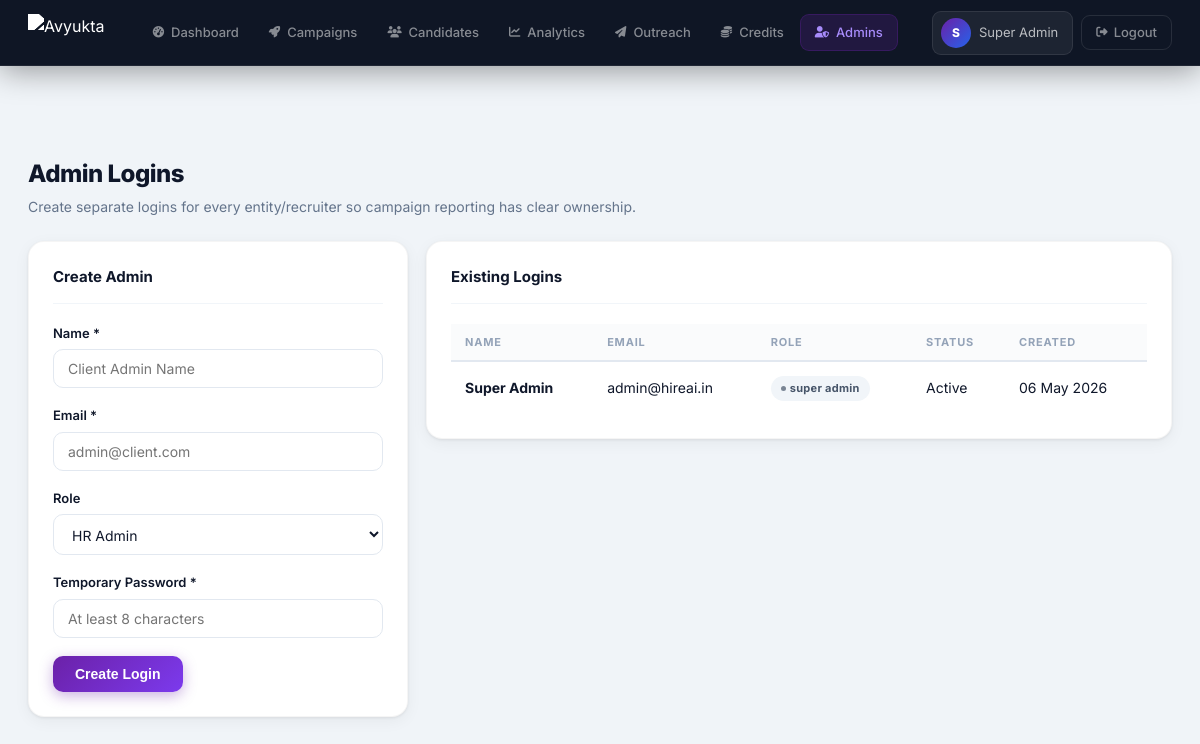
The app's page /admins.php (signed in) with its own data.
### tables this page shows
CREATE TABLE IF NOT EXISTS users (
    id INT AUTO_INCREMENT PRIMARY KEY,
    org_id INT,
    name VARCHAR(255) NOT NULL,
    email VARCHAR(255) UNIQUE NOT NULL,
    password_hash VARCHAR(255) NOT NULL,
    role ENUM('super_admin','hr','recruiter') DEFAULT 'hr',
    is_active TINYINT DEFAULT 1,
    created_at TIMESTAMP DEFAULT CURRENT_TIMESTAMP
);

### includes/functions.php (called while the page is built, shortened)
<?php
require_once __DIR__ . '/db.php';
function verify_jwt($token = null) {
    if (!$token) {
        $headers = getallheaders();
        $auth = $headers['Authorization'] ?? $headers['authorization'] ?? '';
        $token = str_replace('Bearer ', '', $auth);
    }
    if (!$token && isset($_SESSION['token'])) $token = $_SESSION['token'];
    $parts = explode('.', $token);
    [$h, $p, $s] = $parts;
    $expected = rtrim(strtr(base64_encode(hash_hmac('sha256', "$h.$p", JWT_SECRET, true)), '+/', '-_'), '=');
    $data = json_decode(base64_decode(strtr($p, '-_', '+/')), true);
    return $data;
}
function require_auth() {
    $user = verify_jwt();
    return $user;
}

### includes/auth_check.php (called while the page is built)
<?php
require_once __DIR__ . '/functions.php';
$user = require_auth();
if (empty($user['name'])) {
    $u = db_fetch_one("SELECT name, email FROM users WHERE id=?", [$user['user_id']], 'i');
    $user['name']  = $u['name']  ?? 'Admin';
    $user['email'] = $u['email'] ?? '';
}

### includes/db.php (called while the page is built, shortened)
<?php
function get_db() {
    static $conn = null;
    if ($conn === null) {
        $conn = new mysqli(DB_HOST, DB_USER, DB_PASS, DB_NAME);
        $conn->set_charset('utf8mb4');
    }
    return $conn;
}
function db_fetch_all($sql, $params = [], $types = '') {
    $db = get_db();
    $stmt = $db->prepare($sql);
    $stmt->bind_param($types, ...$params);
    $stmt->execute();
    return $stmt->get_result()->fetch_all(MYSQLI_ASSOC);
}
function db_fetch_one($sql, $params = [], $types = '') {
    $rows = db_fetch_all($sql, $params, $types);
    return $rows[0] ?? null;
}

### admins.php (the view, shortened to what this page needs)
<?php
require_once __DIR__ . '/includes/auth_check.php';
$admins = db_fetch_all("SELECT id,name,email,role,is_active,created_at FROM users WHERE org_id=? ORDER BY created_at DESC", [$user['org_id']], 'i');
?>
<!DOCTYPE html>
<html lang="en">
<head>
<?php include __DIR__ . '/includes/head.php'; ?>
</head>
<body>
<?php include __DIR__ . '/includes/nav.php'; ?>
<div class="main-content">
  <div class="page-header" style="display:flex;justify-content:space-between;align-items:center">
    <div><h2>Admin Logins</h2><p>Create separate logins for every entity/recruiter so campaign reporting has clear ownership.</p></div>
  </div>
  <div class="admins-grid">
    <div class="card">
      <div class="card-header"><h3>Create Admin</h3></div>
      <form method="POST">
        <div class="form-group">
          <label class="form-label">Name *</label>
          <input class="form-control" name="name" required placeholder="Client Admin Name">
        </div>
        <div class="form-group">
          <label class="form-label">Email *</label>
          <input class="form-control" name="email" type="email" required placeholder="admin@client.com">
        </div>
        <div class="form-group">
          <label class="form-label">Role</label>
          <select class="form-control" name="role">
            <option value="hr">HR Admin</option>
          </select>
        </div>
        <div class="form-group">
          <label class="form-label">Temporary Password *</label>
          <input class="form-control" name="password" type="password" required minlength="8" placeholder="At least 8 characters">
        </div>
        <button class="btn-primary" type="submit">Create Login</button>
      </form>
    </div>
    <div class="card">
      <div class="card-header"><h3>Existing Logins</h3></div>
      <table class="table">
        <thead><tr><th>Name</th><th>Email</th><th>Role</th><th>Status</th><th>Created</th></tr></thead>
        <tbody>
          <?php foreach ($admins as $admin): ?>
          <tr>
            <td><strong><?= htmlspecialchars($admin['name']) ?></strong></td>
            <td><?= htmlspecialchars($admin['email']) ?></td>
            <td><span class="badge badge-draft"><?= htmlspecialchars(str_replace('_', ' ', $admin['role'])) ?></span></td>
            <td><?= $admin['is_active'] ? 'Active' : 'Disabled' ?></td>
            <td><?= date('d M Y', strtotime($admin['created_at'])) ?></td>
          </tr>
          <?php endforeach; ?>
        </tbody>
      </table>
    </div>
  </div>
</div>
</body>
</html>

### includes/nav.php
<?php $current = basename($_SERVER['PHP_SELF']); $initials = strtoupper(substr($user['name'] ?? 'A', 0, 1)); ?>
<nav class="navbar">
  <div class="nav-logo">
    <img src="https://www.avyukta.in/assets/images/logoo.png" alt="Avyukta" style="height:38px;width:auto;filter:brightness(0) invert(1);">
  </div>
  <div class="nav-links">
    <a href="/dashboard.php" class="<?= $current==='dashboard.php'?'active':'' ?>"><i class="fa-solid fa-gauge-high fa-sm"></i> Dashboard</a>
    <a href="/campaigns.php" class="<?= $current==='campaigns.php'?'active':'' ?>"><i class="fa-solid fa-rocket fa-sm"></i> Campaigns</a>
    <a href="/candidates.php" class="<?= $current==='candidates.php'?'active':'' ?>"><i class="fa-solid fa-users fa-sm"></i> Candidates</a>
    <a href="/analytics.php" class="<?= $current==='analytics.php'?'active':'' ?>"><i class="fa-solid fa-chart-line fa-sm"></i> Analytics</a>
    <a href="/outreach.php" class="<?= $current==='outreach.php'?'active':'' ?>"><i class="fa-solid fa-paper-plane fa-sm"></i> Outreach</a>
    <a href="/credits.php" class="<?= $current==='credits.php'?'active':'' ?>"><i class="fa-solid fa-coins fa-sm"></i> Credits</a>
    <?php if (($user['role'] ?? '') === 'super_admin'): ?>
    <a href="/admins.php" class="<?= $current==='admins.php'?'active':'' ?>"><i class="fa-solid fa-user-shield fa-sm"></i> Admins</a>
    <?php endif; ?>
  </div>
  <div class="nav-right">
    <div class="nav-user">
      <div class="nav-avatar"><?= htmlspecialchars($initials) ?></div>
      <span><?= htmlspecialchars($user['name'] ?? 'Admin') ?></span>
    </div>
    <a href="/logout.php" class="nav-logout"><i class="fa-solid fa-right-from-bracket fa-sm"></i> Logout</a>
  </div>
</nav>

### admins.php (style rules this page uses)
.admins-grid { display:grid;grid-template-columns:380px minmax(0,1fr);gap:18px;align-items:start }

### records on screen
users: name "S", name "Super Admin", email "admin@hireai.in", role "super admin", is_active "Active", created_at "06 May 2026"
